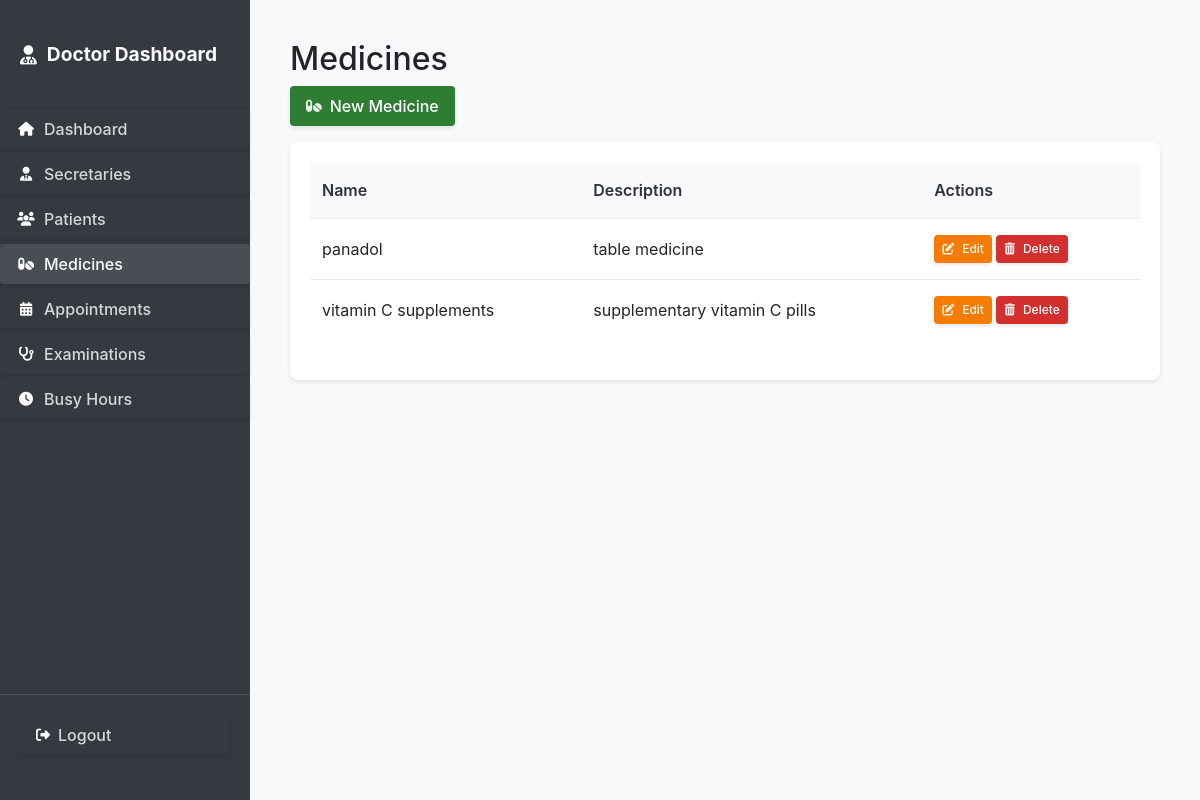
Page /medicines/ (signed in) on the committed database.
### secretary_dash/models.py (models this page shows, shortened)
class Medicine(models.Model):
    name = models.CharField(max_length=100)
    description = models.TextField()
    side_effects = models.TextField()
    created_at = models.DateTimeField(auto_now_add=True)
    class Meta:
        ordering = ['name']

### secretary_dash/views.py (the view)
# urls.py: path('medicines/', views.medicine_list, name='medicine_list'),
@login_required
@user_passes_test(is_doctor)
def medicine_list(request):
    medicines = Medicine.objects.all().order_by('name')
    return render(request, 'secretary_dash/doctor/medicine_list.html', {'medicines': medicines})

### secretary_dash/auth.py (called while the page is built)
    def get_user(self, user_id):
        UserModel = get_user_model()
        try:
            return UserModel.objects.get(pk=user_id)
        except UserModel.DoesNotExist:
            return None

### secretary_dash/views.py (called while the page is built)
def is_doctor(user):
    return user.is_superuser

### templates/secretary_dash/doctor/medicine_list.html (shortened to what this page needs)
{% extends 'secretary_dash/common/table_base.html' %}
{% block page_title %}Medicines{% endblock %}
{% block header_actions %}
<a href="{% url 'secretary_dash:medicine_create' %}" class="btn btn-add">
    <i class="fas fa-pills"></i>
    <span>New Medicine</span>
</a>
{% endblock %}
{% block table_content %}
{% if medicines %}
    <table>
        <thead>
            <tr>
                <th>Name</th>
                <th>Description</th>
                <th>Actions</th>
            </tr>
        </thead>
        <tbody>
            {% for medicine in medicines %}
                <tr>
                    <td>{{ medicine.name }}</td>
                    <td>{{ medicine.description }}</td>
                    <td class="actions">
                        <a href="{% url 'secretary_dash:medicine_edit' medicine.id %}" class="btn btn-edit btn-sm">
                            <i class="fas fa-edit"></i>
                            <span>Edit</span>
                        </a>
                        <form method="post" action="{% url 'secretary_dash:medicine_delete' medicine.id %}" style="display: inline;">
                            <button type="submit" class="btn btn-delete btn-sm" onclick="return confirm('Are you sure you want to delete this medicine?');">
                                <i class="fas fa-trash-alt"></i>
                                <span>Delete</span>
                            </button>
                        </form>
                    </td>
                </tr>
            {% endfor %}
        </tbody>
    </table>
{% else %}
    <p class="no-data">No medicines found.</p>
{% endif %}
{% endblock %}

### static/css/main.css (style rules this page uses)
body { margin: 0; padding: 0; font-family: -apple-system, BlinkMacSystemFont, "Segoe UI", Roboto, "Helvetica Neue", Arial, sans-serif; background-color: #f8f9fa; }
table { width: 100%; border-collapse: collapse; background-color: var(--white); }
table th, table td { padding: 0.75rem 1rem; text-align: left; border-bottom: 0.0625rem solid var(--border-color); }
table th { background-color: var(--light-bg); font-weight: 600; color: var(--text-color); }
table tr:last-child td { border-bottom: none; }
.table-container .btn-sm { padding: 0.25rem 0.5rem; font-size: 0.75rem; height: 1.75rem; }
.table-container .btn-sm i { font-size: 0.75rem; margin-right: 0.25rem; }
.btn-delete { background-color: #dc3545 !important; color: white !important; }
.btn { display: inline-flex !important; align-items: center !important; gap: 0.5rem !important; padding: 0.5rem 1rem !important; border-radius: 0.25rem !important; border: none !important; cursor: pointer !important; font-weight: 500 !important; transition: all 0.2s ease !important; text-decoration: none !important; box-shadow: 0 0.125rem 0.25rem rgba(0, 0, 0, 0.1) !important; }
.btn .fas, .btn .far, .btn .fab, .btn .fa { color: rgba(255, 255, 255, 0.9) !important; }
table { width: 100%; border-collapse: separate; border-spacing: 0; margin-bottom: 1.25rem; }
table th { background-color: #f8f9fa; color: #2d3436; font-weight: 600; padding: 1rem 0.75rem; text-align: left; border-bottom: 0.0625rem solid #e9ecef; white-space: nowrap; }
table td { padding: 1rem 0.75rem; border-bottom: 0.0625rem solid #e9ecef; vertical-align: middle; }
table tbody tr:last-child td { border-bottom: none; }
.table-container .btn-sm { padding: 0.25rem 0.5rem !important; font-size: 0.75rem !important; min-width: 2.5rem !important; height: 1.75rem !important; display: inline-flex !important; align-items: center !important; justify-content: center !important; gap: 0.25rem !important; margin: 0 !important; }
.table-container .btn-sm i { font-size: 0.75rem !important; margin-right: 0.25rem !important; }
.btn-edit { background-color: #f57c00 !important; color: white !important; }
.btn-add { background-color: #2e7d32 !important; color: white !important; }
.btn-delete { background-color: #d32f2f !important; color: white !important; }
.btn i { font-size: 0.875rem !important; }
.btn-sm { padding: 0.375rem 0.75rem !important; font-size: 0.875rem !important; min-width: 4rem !important; }
.btn-sm i { font-size: 0.875rem !important; margin-right: 0.25rem !important; }

### rows in the picture
Medicine: name "panadol", description "table medicine"
Medicine: name "vitamin C supplements", description "supplementary vitamin C pills"
